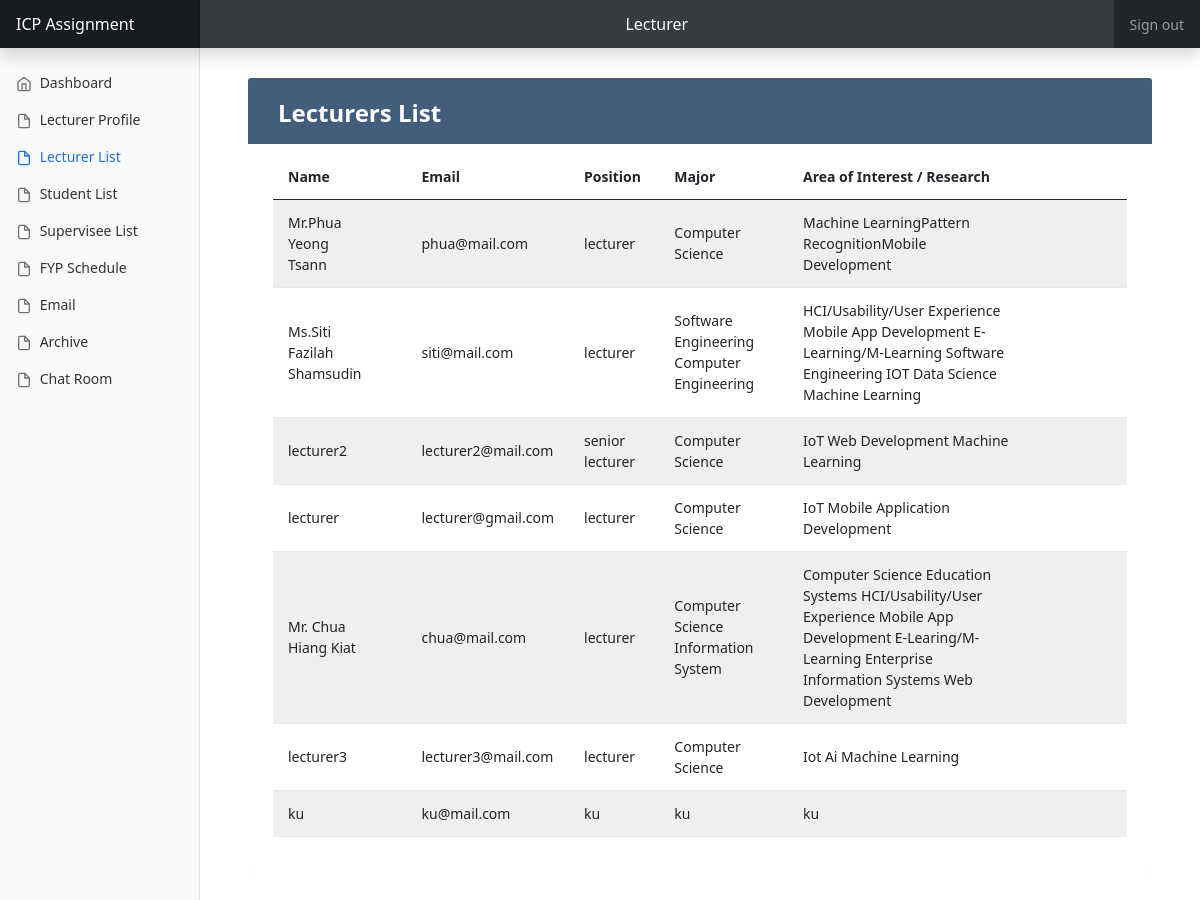
The page /view/list_Lecturer.php (signed in) on the database its author committed.
### tables this page shows
CREATE TABLE IF NOT EXISTS `lecturer` (
  `unique_id` bigint NOT NULL,
  `name` varchar(255) NOT NULL,
  `email` varchar(255) NOT NULL,
  `position` varchar(255) NOT NULL,
  `major` varchar(255) NOT NULL,
  `research` varchar(255) NOT NULL,
  PRIMARY KEY (`unique_id`)
);

### view/list_Lecturer.php (the view, shortened to what this page needs)
<?php
require_once "../controller/config.php";
?>
<?php include_once "header.php"; ?>
<body>
<header class="navbar navbar-dark sticky-top bg-dark flex-md-nowrap p-0 shadow">
    <a class="navbar-brand col-md-3 col-lg-2 me-0 px-3" href="#">ICP Assignment</a>
    <label class="form-control form-control-dark w-100" style="text-align: center"><?php echo $_SESSION['roles']; ?></label>
    <div class="navbar-nav">
        <div class="nav-item text-nowrap">
            <a class="nav-link px-3" href="../controller/logout.php?logout_id=<?php echo $_SESSION['unique_id']; ?> ">Sign out</a>
        </div>
    </div>
</header>
<div class="container-fluid" >
    <div class="row">
        <?php
        if ($_SESSION['roles'] == "Admin")
        {
            require_once "nav_admin.php";
        }
        else if ($_SESSION['roles'] == "Lecturer")
        {
            require_once "nav_lecturer.php";
        }
        else if ($_SESSION['roles'] == "Student")
        {
            require_once "nav_student.php";
        }
        ?>
        <main class="col-md-9 ms-sm-auto col-lg-10 px-md-4">
            <div class="container-xl">
                <div class="table-responsive">
                    <div class="table-wrapper">
                        <div class="table-title">
                            <div class="row">
                                <div class="col-sm-6">
                                    <h2><b>Lecturers List</b></h2>
                                </div>
                            </div>
                        </div>
                        <table class="table table-striped table-hover">
                            <thead>
                            <tr>
                                <th>Name</th>
                                <th></th>
                                <th>Email</th>
                                <th>Position</th>
                                <th>Major</th>
                                <th>Area of Interest / Research</th>
                                <th></th>
                            </tr>
                            </thead>
                            <tbody>
                            <?php
                            $sql = "SELECT * FROM `lecturer` INNER JOIN userlogin ON lecturer.unique_id = userlogin.unique_id";
                            $result = $conn ->query($sql);
                            if (!empty($result) && $result->num_rows > 0) {
                                for ($i = 0; $i < mysqli_num_rows($result); $i++){
                                    $row  = mysqli_fetch_assoc($result);
                                    echo '<tr>';
                                    echo '<td>'.$row['name'].'</td>';
                                    echo '<td></td>';
                                    echo '<td>'.$row['email'].'</td>';
                                    echo '<td>'.$row['position'].'</td>';
                                    echo '<td>'.$row['major'].'</td>';
                                    echo '<td>'.$row['research'].'</td>';
                                    echo '<td></td>';
                                    echo '</tr>';
                                }
                            }
                            ?>
                            </tbody>
                        </table>
                    </div>
                </div>
            </div>
        </main>
    </div>
</div>
</body>
</html>

### assets/css/dataTable.css (style rules this page uses)
body { color: #566787; background: #f5f5f5; font-family: 'Varela Round', sans-serif; font-size: 13px; }
.table-responsive { margin: 30px 0; }
.table-wrapper { background: #fff; padding: 20px 25px; border-radius: 3px; min-width: 100%; box-shadow: 0 1px 1px rgba(0,0,0,.05); }
.table-title { padding-bottom: 15px; background: #435d7d; color: #fff; padding: 16px 30px; min-width: 100%; margin: -20px -25px 10px; border-radius: 3px 3px 0 0; }
.table-title h2 { margin: 5px 0 0; font-size: 24px; }
table.table tr th, table.table tr td { border-color: #e9e9e9; padding: 12px 15px; vertical-align: middle; }
table.table tr th:first-child { width: 60px; }
table.table tr th:last-child { width: 100px; }
table.table-striped tbody tr:nth-of-type(odd) { background-color: #fcfcfc; }

### assets/css/dashboard.css (style rules this page uses)
body { font-size: .875rem; }
.navbar-brand { padding-top: .75rem; padding-bottom: .75rem; font-size: 1rem; background-color: rgba(0, 0, 0, .25); box-shadow: inset -1px 0 0 rgba(0, 0, 0, .25); }
.navbar .form-control { padding: .75rem 1rem; border-width: 0; border-radius: 0; }
.form-control-dark { color: #fff; background-color: rgba(255, 255, 255, .1); border-color: rgba(255, 255, 255, .1); }

### rows shown on the page
lecturer: name "Mr.Phua Yeong Tsann", email "phua@mail.com", position "lecturer", major "Computer Science", research "Machine LearningPattern RecognitionMobile Development"
lecturer: name "Ms.Siti Fazilah Shamsudin", email "siti@mail.com", position "lecturer", major "Software Engineering Computer Engineering", research "HCI/Usability/User Experience Mobile App Development E-Learning/M-Learning Software Engineering IOT Data Science Machine Learning"
lecturer: name "lecturer2", email "lecturer2@mail.com", position "senior lecturer", major "Computer Science", research "IoT Web Development Machine Learning"
lecturer: name "lecturer", email "lecturer@gmail.com", position "lecturer", major "Computer Science", research "IoT Mobile Application Development"
lecturer: name "Mr. Chua Hiang Kiat", email "chua@mail.com", position "lecturer", major "Computer Science Information System", research "Computer Science Education Systems HCI/Usability/User Experience Mobile App Development E-Learing/M-Learning Enterprise Information Systems Web Development"
lecturer: name "lecturer3", email "lecturer3@mail.com", position "lecturer", major "Computer Science", research "Iot Ai Machine Learning"
lecturer: name "ku", email "ku@mail.com", position "ku", major "ku", research "ku"

### other values the page prints
$_SESSION['roles'] "Lecturer"
